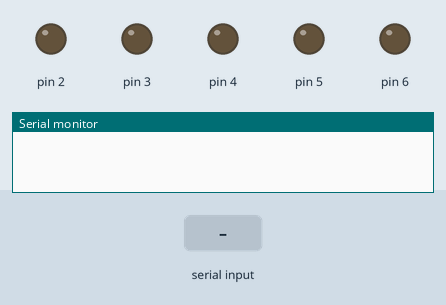
Bench run of a sketch on a simulated Arduino Uno, built with avr-gcc and run on an emulated ATmega328P. Shown: output pins drawn as LEDs (lit = HIGH), the last lines printed to the serial monitor. Inputs (shaded band) come from the test bench.

Above: at 1.2 s.
1.3 s: "w" received over Serial
At 2.4 s:
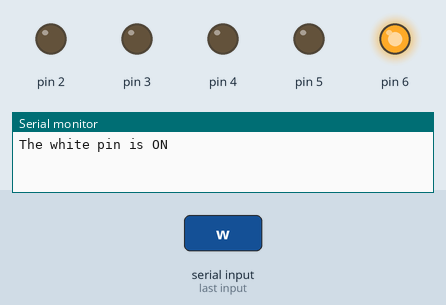
2.8 s: "y" received over Serial
At 3.5 s:
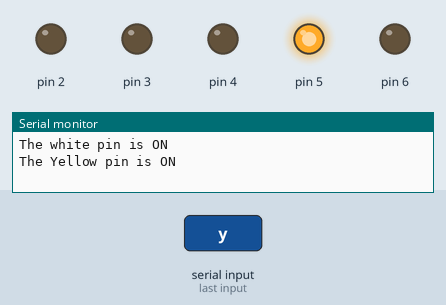
4.3 s: "g" received over Serial
At 4.7 s:
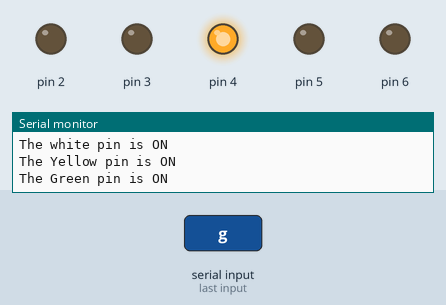
5.8 s: "b" received over Serial
At 7.0 s:
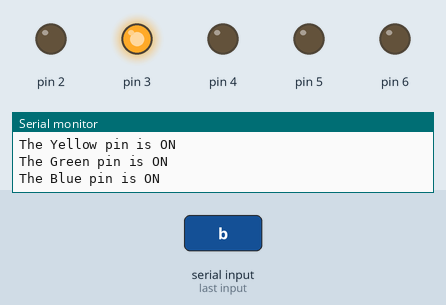
7.3 s: "r" received over Serial
At 8.2 s:
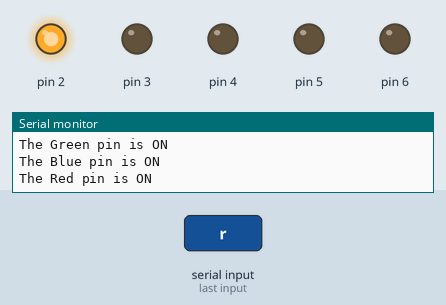
8.8 s: "W" received over Serial
At 9.3 s:
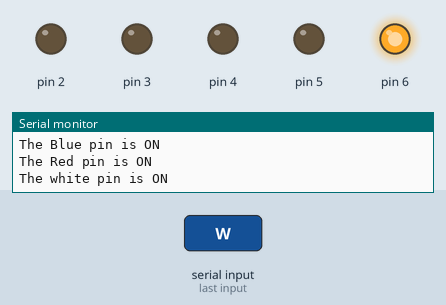
Timing chart, 0 to 11.3 s (numbered marks = the images above; inputs shaded):
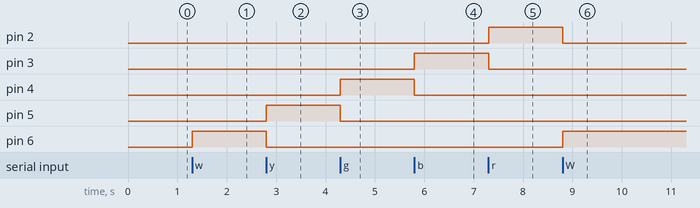

Measured:
- after the input at 1.3 s, pin 6: LOW → HIGH at once
- after the input at 2.8 s, pin 5: LOW → HIGH at once; pin 6: HIGH → LOW at once
- after the input at 4.3 s, pin 4: LOW → HIGH at once; pin 5: HIGH → LOW at once
- after the input at 5.8 s, pin 3: LOW → HIGH at once; pin 4: HIGH → LOW at once
- after the input at 7.3 s, pin 2: LOW → HIGH at once; pin 3: HIGH → LOW at once
- after the input at 8.8 s, pin 2: HIGH → LOW at once; pin 6: LOW → HIGH at once

The sketch:

SerialReadInput.ino
```cpp
//First of all we must declare a variable for the command,
//we will use a variable of type char

char LedCommand;

void setup() {
  //Initialize all the pins as an output.
  pinMode(6, OUTPUT);
  pinMode(5,OUTPUT);
  pinMode(4, OUTPUT);
  pinMode(3, OUTPUT);
  pinMode(2, OUTPUT);

  //open the serial console
  Serial.begin(9600);
}
void loop() {

  //We are going to read the value from the serial by using Serial.read(),
  //and store that value inside the variable of type Char
  LedCommand=Serial.read();

  //Conditional cheking if W or w are entered then the withe pin is going HIGH
  //ans the other leds are goin to turn dowm and the message is printed to the console.
  if(LedCommand=='w'|| LedCommand=='W'){
    digitalWrite(6,HIGH);
    digitalWrite(5,LOW);
    digitalWrite(4,LOW);
    digitalWrite(3,LOW);
    digitalWrite(2,LOW);
    Serial.println("The white pin is ON");
  }else if(LedCommand=='y'||LedCommand=='Y'){
    digitalWrite(6,LOW);
    digitalWrite(5,HIGH);
    digitalWrite(4,LOW);
    digitalWrite(3,LOW);
    digitalWrite(2,LOW);
    Serial.println("The Yellow pin is ON");
  }else if(LedCommand=='g'||LedCommand=='G'){
    digitalWrite(6,LOW);
    digitalWrite(5,LOW);
    digitalWrite(4,HIGH);
    digitalWrite(3,LOW);
    digitalWrite(2,LOW);
    Serial.println("The Green pin is ON");
  }else if(LedCommand=='b'||LedCommand=='B'){
    digitalWrite(6,LOW);
    digitalWrite(5,LOW);
    digitalWrite(4,LOW);
    digitalWrite(3,HIGH);
    digitalWrite(2,LOW);
    Serial.println("The Blue pin is ON");
  }else if(LedCommand=='r'||LedCommand=='R'){
    digitalWrite(6,LOW);
    digitalWrite(5,LOW);
    digitalWrite(4,LOW);
    digitalWrite(3,LOW);
    digitalWrite(2,HIGH);
    Serial.println("The Red pin is ON");
  }
 }
```
